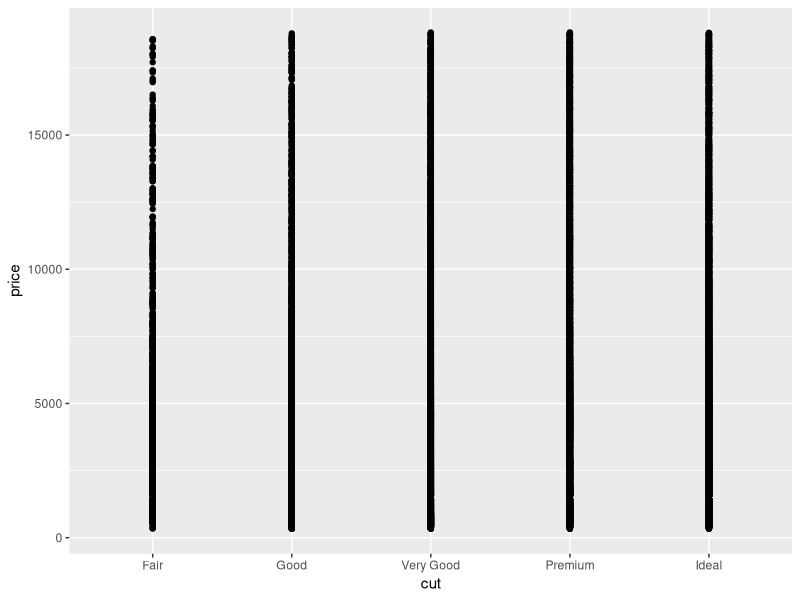
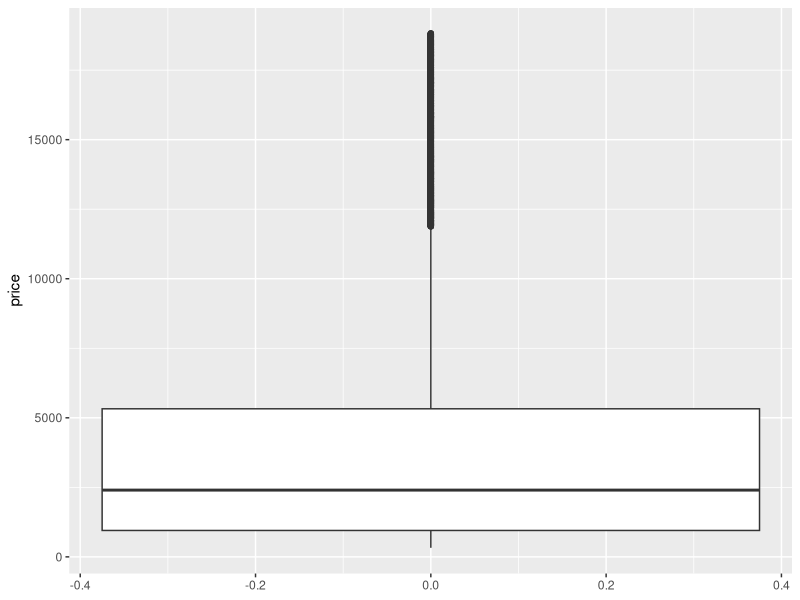
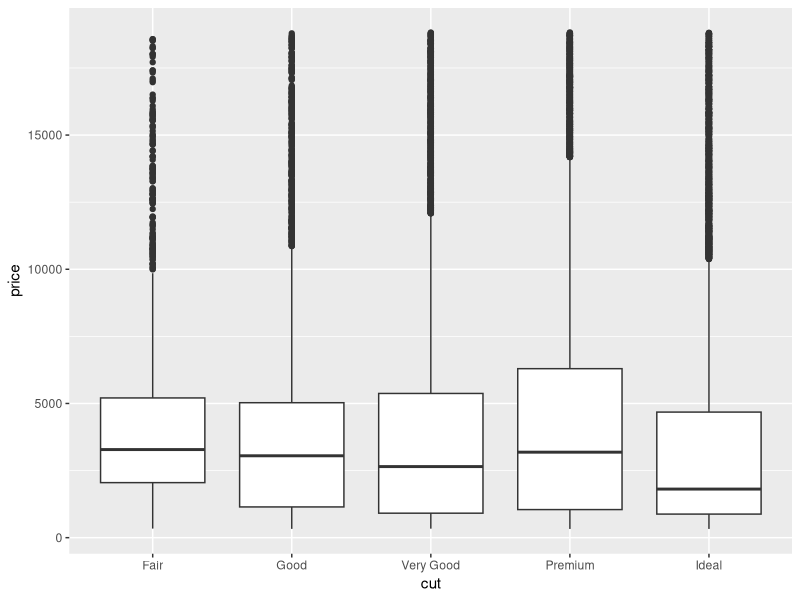
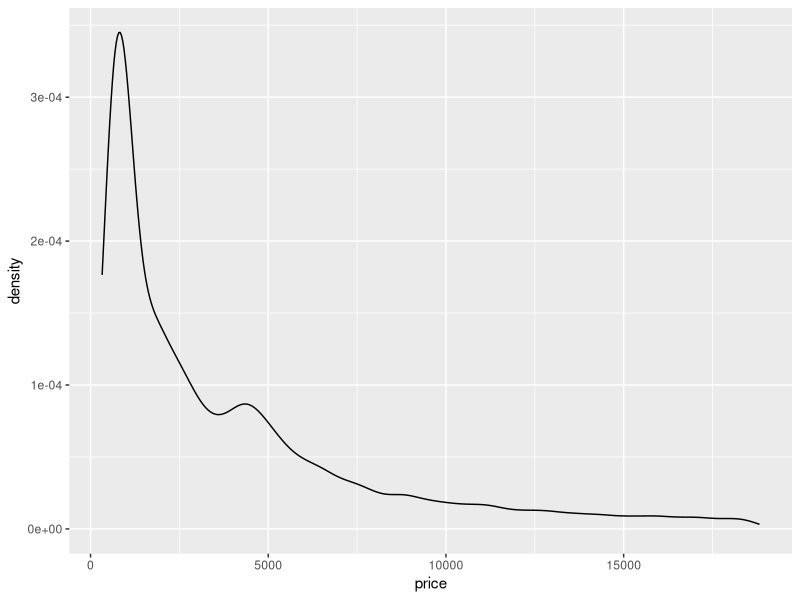
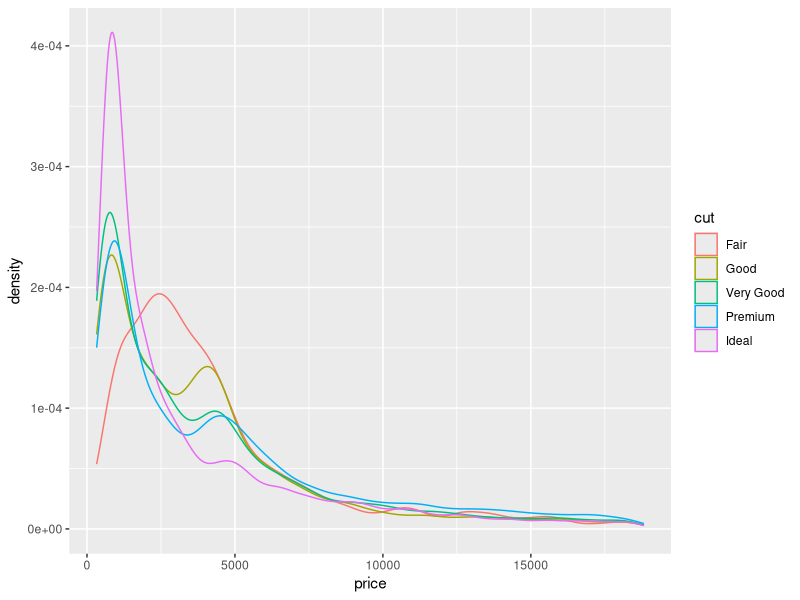
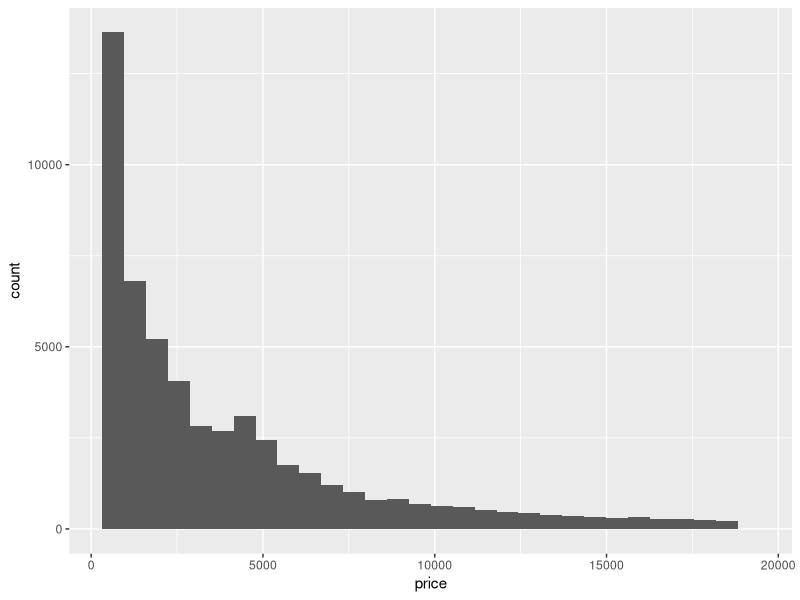
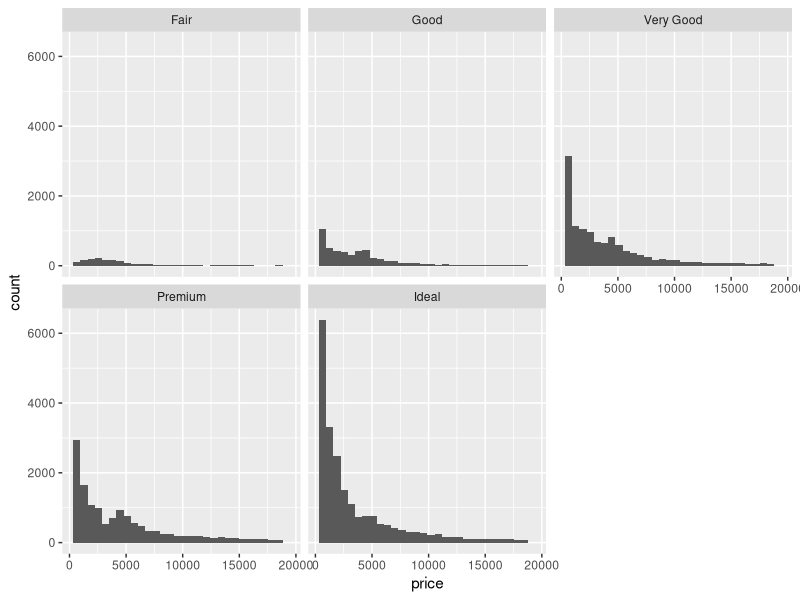

These figures' R source, in order:
## ---- chunk 1
# Load packages and import data
library(ggplot2)
library(dplyr)

data(diamonds)

# A little bit of data wrangling code - let's not focus on this for now
diamonds <- diamonds %>% 
    mutate(
        cut = factor(cut, ordered = FALSE),
        color = factor(color, ordered = FALSE),
        clarity = factor(clarity, ordered = FALSE)
    )
## ---- chunk 2
# Try a scatterplot
ggplot(diamonds, aes(y = price, x = cut)) + 
    geom_point()
## ---- chunk 3
# Univariate boxplot
ggplot(diamonds, aes(y = price)) + 
    geom_boxplot()
## ---- chunk 4
# ???
ggplot(diamonds, aes(y = price, x = cut)) + 
    geom_boxplot()
## ---- chunk 5
# Univariate density plot
ggplot(diamonds, aes(x = price)) + 
    geom_density()
## ---- chunk 6
# ???
ggplot(diamonds, aes(x = price, color = cut)) + 
    geom_density()
## ---- chunk 7
# Univariate histogram
ggplot(diamonds, aes(x = price)) + 
    geom_histogram()
## ---- chunk 8
# ???
ggplot(diamonds, aes(x = price)) + 
    geom_histogram() + 
    facet_wrap(~ cut)
## ---- chunk 9
# Your solution

## ---- chunk 10
# Your solution

## ---- chunk 11
# Construct the model
diamond_mod <- lm(price ~ cut, data = diamonds)

# Summarize the model
coef(summary(diamond_mod))
